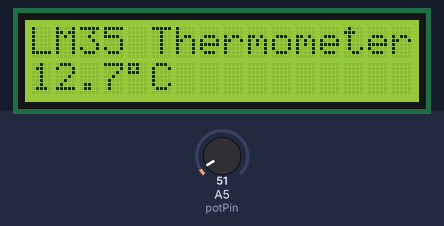
The sketch below on a simulated Arduino Uno, built with avr-gcc and run on an emulated ATmega328P. Parts: 16×2 character LCD. The test bench sets the inputs (shaded band); at power-on: A5 (potPin) = 51.

Above: at 2.2 s.
2.3 s: A5 (potPin) set to 61
At 4.4 s:
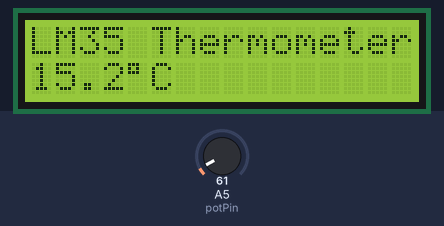
5.0 s: A5 (potPin) set to 71
At 6.2 s:
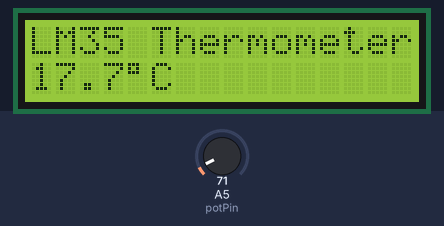
7.7 s: A5 (potPin) set to 86
At 9.6 s:
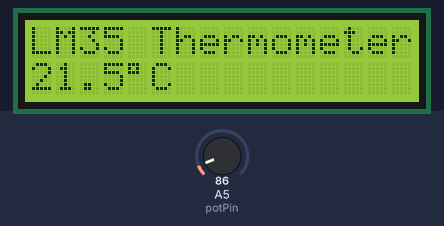
Timing chart, 0 to 11.1 s (numbered marks = the images above; inputs shaded):
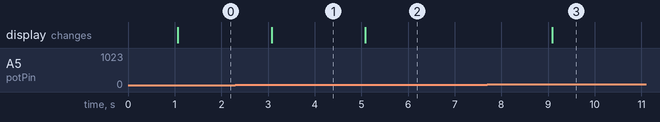

The sketch:

LCDThemometer.ino
```cpp
#include <LiquidCrystal.h>
LiquidCrystal lcd(12, 11, 10, 2, 3, 4, 5, 6, 7, 8, 9);
int potPin = A5;
float temperature = 0;
long val = 0;

void setup() {
  // put your setup code here, to run once:
  lcd.begin(16, 2);
  lcd.print("LM35 Thermometer");
  delay(1000);
}

void loop() {
  // put your main code here, to run repeatedly:
  val = analogRead(potPin);
  temperature = val * 2.5;

  lcd.clear();
  lcd.print("LM35 Thermometer");
  lcd.setCursor(0, 1);
  lcd.print((long)temperature / 10);
  lcd.print(".");
  lcd.print((long)temperature % 10);
  lcd.print((char)223);
  lcd.print("C");

  delay(2000);
}
```

Measured:
- after the input at 2.3 s, the display: changes after 0.78 s (image 1)
- after the input at 5.0 s, the display: changes after 0.08 s (image 2)
- after the input at 7.7 s, the display: changes after 1.4 s (image 3)
